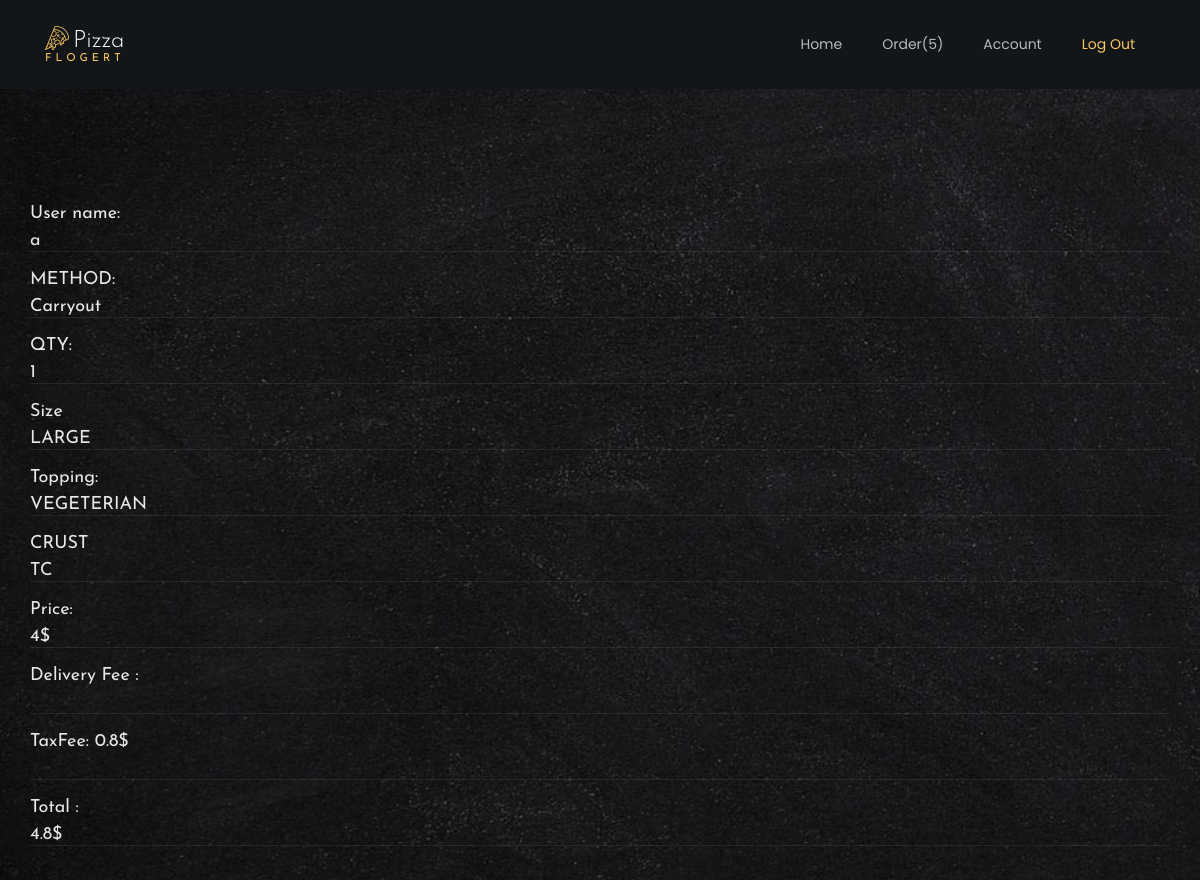
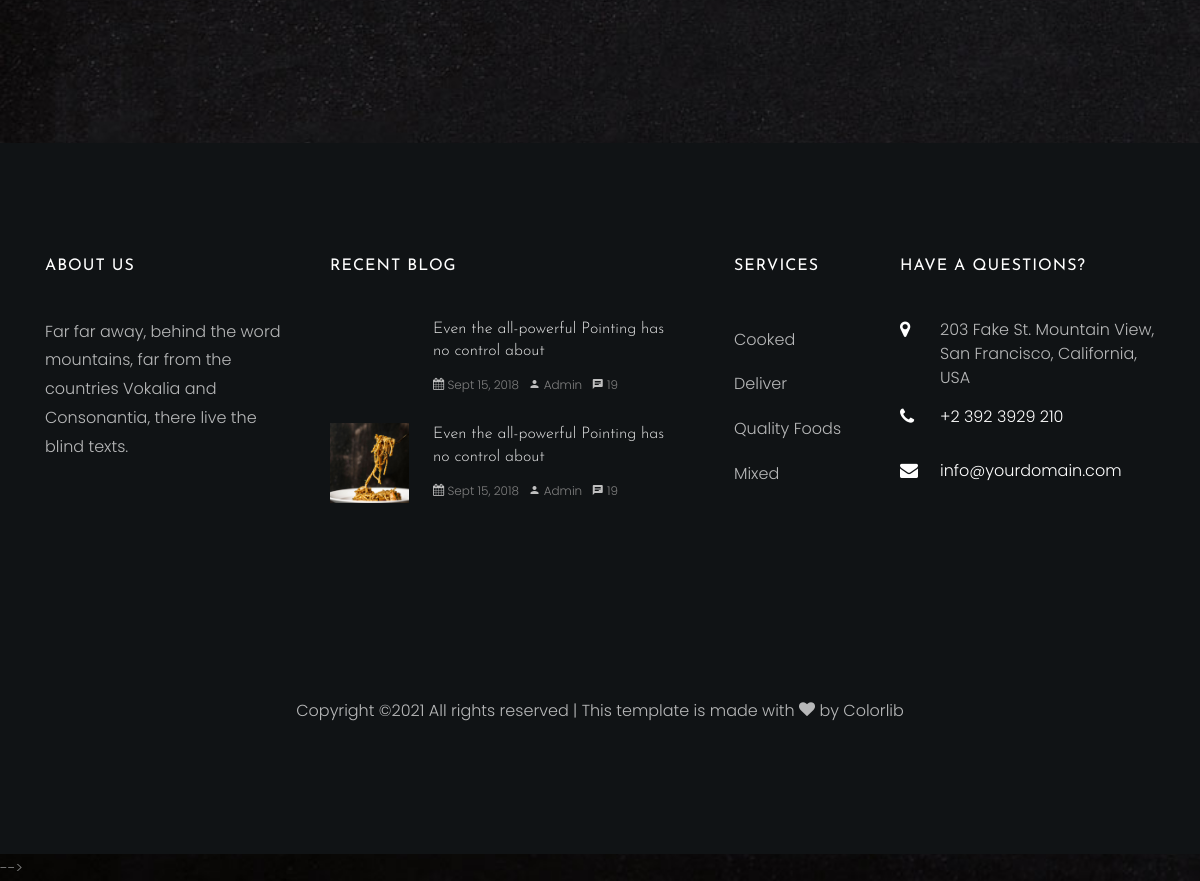
The app's page /purchase/14 (signed in) with its own data (2 pictures, top to bottom).
### myappfinal/models.py (models this page shows)
class User(models.Model):
    first_name = models.CharField(max_length = 60)
    email = models.CharField(max_length = 100 , unique=True)
    last_name = models.CharField(max_length = 60)
    city = models.CharField(max_length = 60)
    adress = models.CharField(max_length = 60)
    state = models.CharField(max_length = 60)
    password = models.CharField(max_length = 150)
    created_at = models.DateTimeField(auto_now_add = True)
    updated_at = models.DateTimeField(auto_now = True)
    objects = UserManager()

class Order(models.Model):
    CARRYOUT = "Carryout"
    DELIVERY = "Delivery"
    method_choices = [
        (CARRYOUT,"carryout"),
        (DELIVERY,"delivery")
    ]
    method = models.CharField(max_length=25,choices=method_choices,default=DELIVERY)
    qty=models.IntegerField(default=1)
    price=models.DecimalField(default=0,decimal_places=0,max_digits=6)
    user = models.ForeignKey(User, related_name="orders", on_delete = models.CASCADE)
    favorite = models.ForeignKey(User, related_name="favorites", on_delete = models.CASCADE,null=True)
    delivery_fee=models.IntegerField(default=0)
    created_at = models.DateTimeField(auto_now_add=True)
    updated_at = models.DateTimeField(auto_now=True)
    objects = UserManager()

class Pizza(models.Model):
    VEGGIE = "VEGETERIAN"
    PEPPERONI= "PEPPERONI"
    MARGHERITA = "MARGHERITA"
    BBQ="BARBEQUE"
    HAWAIIAN="HAWAIIAN"
    BUFFALO="BUFFALO"
    SUPREME="SUPREME"
    type_choices = [
        (VEGGIE,"veggie"),
        (PEPPERONI,"pepperoni"),
        (MARGHERITA,"margherita"),
        (BBQ,"bbq"),
        (HAWAIIAN,"hawaiian"),
        (BUFFALO,"buffalo"),
        (SUPREME,"supreme"),
    ]
    types = models.CharField(max_length=25,choices=type_choices,default=VEGGIE)
    LARGE = "LARGE"
    MEDIUM= "MEDIUM"
    SMALL = "SMALL"
    size_choices= [
        (LARGE,"large"),
        (MEDIUM,"medium"),
        (SMALL,"small"),
    ]
    size=models.CharField(max_length=25,choices=size_choices,default=MEDIUM)
    THIN_CRUST = "THIN CRUST"
    THICK_CRUST = "THICK CRUST"
    crust_choices=[
        (THIN_CRUST , "thin_crust"),
        (THICK_CRUST , "thick_crust"),
    ]
    crust=models.CharField(max_length=32,choices=crust_choices,default= THIN_CRUST)
    order=models.OneToOneField(
        Order,
        on_delete=models.CASCADE,
        related_name="pizza",
    )
    created_at = models.DateTimeField(auto_now_add=True)
    updated_at = models.DateTimeField(auto_now=True)

### myappfinal/views.py (the view)
# urls.py: path('purchase/<str:id>', views.purchase),
def purchase(request,id):
    if 'user_id' not in request.session:
        return redirect('/')
    user = User.objects.get(id=request.session['user_id'])
    order = Order.objects.get(id=id)
    extrafee= (int(order.price) + int(order.delivery_fee))*0.2
    total= int(order.price) + int(order.delivery_fee) + extrafee
    context = {
        'user': user,
        'order': order,
        'extrafee':extrafee,
        'total':total
    }
    return render(request, 'purchase.html', context)

### myappfinal/templates/purchase.html
{% extends 'main.html' %}
{% block content %}
<section class="ftco-section">
    <div class="container">
      <div class="row justify-content-center mb-5 pb-3">
        <h2 class="form-control" >User name: <p>{{user.first_name}}</p></h2> <br>
          <h2 class="form-control" >METHOD:<p>{{order.method}}</p></h2> <br>
         <h2 class="form-control" >QTY:<p>{{order.qty}}</p></h2> <br>
          <h2 class="form-control" >Size <p>{{order.pizza.size}}</p></h2><br>
          <h2 class="form-control" >Topping: <p>{{order.pizza.types}}</p></h2> <br>
          <h2 class="form-control" >CRUST <p>{{order.pizza.crust}}</p></h2> <br>
          <h3 class="form-control" > Price:<p>{{order.price}}$</p></h3> <br>
          <h4 class="form-control" >Delivery Fee : {{order.pizza.delivery_fee}}</h4> <br>
          <h4 class="form-control" >TaxFee: {{extrafee}}$</h4> <br>
          <h1 class="form-control" >Total : <p>{{total}}$</p></h1> <br>
      </div>
    </div>
  </section>
{% endblock %}

### myappfinal/templates/main.html (shortened to what this page needs)
<!DOCTYPE html>
<html lang="en">
  <head>
        {% load static %}
    <link  href="{% static 'css/open-iconic-bootstrap.min.css' %}" rel="stylesheet">
    <link rel="stylesheet" href="{% static 'css/owl.carousel.min.css' %}">
    <link rel="stylesheet" href="{% static 'css/owl.theme.default.min.css' %}">
    <link rel="stylesheet" href="{% static 'css/magnific-popup.css' %}">
    <link rel="stylesheet" href="{% static 'css/animate.css' %}">
    <link rel="stylesheet" href="{% static 'css/aos.css' %}">
    <link rel="stylesheet" href="{% static 'css/ionicons.min.css' %}">
    <link rel="stylesheet" href="{% static 'css/bootstrap-datepicker.css' %}">
    <link rel="stylesheet" href="{% static 'css/jquery.timepicker.css' %}">
    <link rel="stylesheet" href="{% static 'css/flaticon.css' %}">
    <link rel="stylesheet" href="{% static 'css/icomoon.css' %}">
    <link rel="stylesheet" href="{% static 'css/style.css' %}">
  </head>
  <body>
    {% load static %}
  	<nav class="navbar navbar-expand-lg navbar-dark ftco_navbar bg-dark ftco-navbar-light" id="ftco-navbar">
	    <div class="container">
		      <a class="navbar-brand" href="/home"><span class="flaticon-pizza-1 mr-1"></span>Pizza<br><small>Flogert</small></a>
	      <div class="collapse navbar-collapse" id="ftco-nav">
	        <ul class="navbar-nav ml-auto">
	          <li class="nav-item "><a href="/home" class="nav-link">Home</a></li>
	          <li class="nav-item"><a href="/order/add" class="nav-link">Order({{user.orders.count}})</a></li>
	          <li class="nav-item"><a href="/user/edit" class="nav-link">Account</a></li>
	          <li class="nav-item active"><a href="/logout" class="nav-link">Log Out</a></li>
	        </ul>
	      </div>
		  </div>
	  </nav>
    {% block content %}
    {% endblock %}
    <footer class="ftco-footer ftco-section img">
      <div class="container">
        <div class="row mb-5">
          <div class="col-lg-3 col-md-6 mb-5 mb-md-5">
            <div class="ftco-footer-widget mb-4">
              <h2 class="ftco-heading-2">About Us</h2>
              <p>Far far away, behind the word mountains, far from the countries Vokalia and Consonantia, there live the blind texts.</p>
              <ul class="ftco-footer-social list-unstyled float-md-left float-lft mt-5">
              </ul>
            </div>
          </div>
          <div class="col-lg-4 col-md-6 mb-5 mb-md-5">
            <div class="ftco-footer-widget mb-4">
              <h2 class="ftco-heading-2">Recent Blog</h2>
              <div class="block-21 mb-4 d-flex">
                <a class="blog-img mr-4" style="background-image: url('staticimages/image_1.jpg');"></a>
                <div class="text">
                  <h3 class="heading"><a href="#">Even the all-powerful Pointing has no control about</a></h3>
                  <div class="meta">
                    <div><a href="#"><span class="icon-calendar"></span> Sept 15, 2018</a></div>
                    <div><a href="#"><span class="icon-person"></span> Admin</a></div>
                    <div><a href="#"><span class="icon-chat"></span> 19</a></div>
                  </div>
                </div>
              </div>
              <div class="block-21 mb-4 d-flex">
                <a class="blog-img mr-4" style="background-image: url('static/images/image_2.jpg' );"></a>
                <div class="text">
                  <h3 class="heading"><a href="#">Even the all-powerful Pointing has no control about</a></h3>
                  <div class="meta">
                    <div><a href="#"><span class="icon-calendar"></span> Sept 15, 2018</a></div>
                    <div><a href="#"><span class="icon-person"></span> Admin</a></div>
                    <div><a href="#"><span class="icon-chat"></span> 19</a></div>
                  </div>
                </div>
              </div>
            </div>
          </div>
          <div class="col-lg-2 col-md-6 mb-5 mb-md-5">
             <div class="ftco-footer-widget mb-4 ml-md-4">
              <h2 class="ftco-heading-2">Services</h2>
              <ul class="list-unstyled">
                <li><a href="#" class="py-2 d-block">Cooked</a></li>
                <li><a href="#" class="py-2 d-block">Deliver</a></li>
                <li><a href="#" class="py-2 d-block">Quality Foods</a></li>
                <li><a href="#" class="py-2 d-block">Mixed</a></li>
              </ul>
            </div>
          </div>
          <div class="col-lg-3 col-md-6 mb-5 mb-md-5">
            <div class="ftco-footer-widget mb-4">
            	<h2 class="ftco-heading-2">Have a Questions?</h2>
            	<div class="block-23 mb-3">
	              <ul>
	                <li><span class="icon icon-map-marker"></span><span class="text">203 Fake St. Mountain View, San Francisco, California, USA</span></li>
	                <li><a href="#"><span class="icon icon-phone"></span><span class="text">+2 392 3929 210</span></a></li>
	                <li><a href="#"><span class="icon icon-envelope"></span><span class="text">info@yourdomain.com</span></a></li>
	              </ul>
	            </div>
            </div>
          </div>
        </div>
        <div class="row">
          <div class="col-md-12 text-center">
            <p>
  Copyright &copy;<script>document.write(new Date().getFullYear());</script> All rights reserved | This template is made with <i class="icon-heart" aria-hidden="true"></i> by <a href="https://colorlib.com" target="_blank">Colorlib</a>
  </p>
          </div>
        </div>
      </div>
    </footer>
<script src="{% static 'js/checked' %}"></script> -->
  </body>
</html>

### myappfinal/static/css/icomoon.css (style rules this page uses)
[class^="icon-"], [class*=" icon-"] { font-family: 'icomoon' !important; speak: none; font-style: normal; font-weight: normal; font-variant: normal; text-transform: none; line-height: 1; -webkit-font-smoothing: antialiased; -moz-osx-font-smoothing: grayscale; }
.icon-heart:before { content: "\f004"; }
.icon-map-marker:before { content: "\f041"; }
.icon-calendar:before { content: "\f073"; }
.icon-phone:before { content: "\f095"; }
.icon-envelope:before { content: "\f0e0"; }
.icon-chat:before { content: "\e0b7"; }
.icon-person:before { content: "\e7fd"; }

### records on screen
User: orders.count "5", first_name "a"
Order: method "Carryout", qty "1", pizza.size "LARGE", pizza.types "VEGETERIAN", pizza.crust "TC", price "4"

### other values on screen
{{ extrafee }} "0.8"
{{ total }} "4.8"
